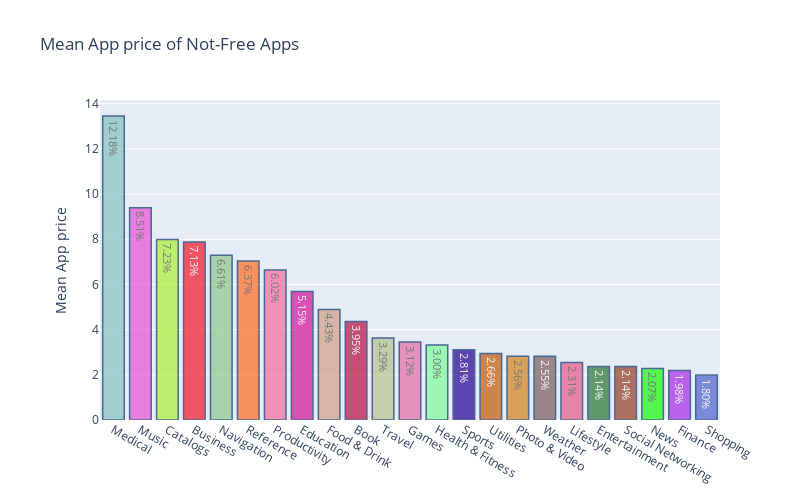

The cell this chart's notebook holds for it:
### Markdown cell above
Medical App is the most expensive, near to 9$.

The Apps (Business, Reference, Music, Productivity, Navigation, Education) have the mean price near to 5$.

### Code cell
cnt_srs = df_app_notfree[['prime_genre', 'price']].groupby('prime_genre').mean()['price'].sort_values(ascending=False)
text = ['{:.2f}%'.format(100 * (value / cnt_srs.sum())) for value in cnt_srs.values]

trace = go.Bar(
    x = cnt_srs.index,
    y = cnt_srs.values,
    text = text,
    marker = dict(
        color = random_color_generator(100),
        line = dict(color='rgb(8, 48, 107)',
                    width = 1.5)
    ),
    opacity = 0.7
)
data = [trace]

layout = go.Layout(
    title = 'Mean App price of Not-Free Apps',
    margin = dict(
        l = 100
    ),
    yaxis = dict(
        title = 'Mean App price'
    ),
    width = 800,
    height = 500
)

fig = go.Figure(data=data, layout=layout)
py.iplot(fig)

### Figure 1 — Plotly figure (JSON) as saved in the notebook; plotly's stock layout.template omitted (floating-point values rounded to 4 significant figures)
{"data": [{"marker": {"color": ["#85C2BE", "#E950D5", "#AAF034", "#F71428", "#8FC889", "#FF6A1C", "#F66B9D", "#D60F97", "#D2A086", "#B90C3E", "#B7C089", "#E26CA5", "#7BFE98", "#200190", "#C45708", "#D38018", "#7B5A59", "#E65988", "#287831", "#943C23", "#18FA09", "#A629EA", "#4E62CE", "#D209DE", "#98EB49", "#742596", "#235ACA", "#3D0C20", "#AB7C94", "#004D07", "#63420D", "#794068", "#B5322F", "#F6F8AE", "#6F47CA", "#107EF6", "#5EE781", "#FEF85F", "#EED9E8", "#3535C4", "#FB8E78", "#0BFB84", "#4DC48C", "#CB36BA", "#EC15B2", "#E97240", "#86C2FC", "#A3F4E7", "#E7838F", "#0A7D48", "#CE7810", "#98896C", "#4A7EE7", "#BF8F90", "#F84E98", "#FDDAB4", "#475689", "#B71A42", "#91A541", "#D23358", "#99A795", "#03847A", "#BA1B26", "#5A6EB0", "#F89BB1", "#BDBCA6", "#1B1FD0", "#571338", "#241F34", "#151C96", "#92B253", "#A62125", "#B88173", "#F6621E", "#600194", "#1A0E5D", "#E69070", "#A92C4B", "#705C2A", "#194551", "#DEC457", "#7DFFB8", "#F43298", "#EF7DBD", "#8C1286", "#E45784", "#F09E02", "#E7D5D1", "#BD2455", "#D537AD", "#1134DA", "#30F23E", "#D01EB3", "#2401EF", "#259C6B", "#B29769", "#034275", "#55DEAD", "#9BDFAD", "#2A229A"], "line": {"color": "rgb(8, 48, 107)", "width": 1.5}}, "opacity": 0.7, "text": ["12.18%", "8.51%", "7.23%", "7.13%", "6.61%", "6.37%", "6.02%", "5.15%", "4.43%", "3.95%", "3.29%", "3.12%", "3.00%", "2.81%", "2.66%", "2.56%", "2.55%", "2.31%", "2.14%", "2.14%", "2.07%", "1.98%", "1.80%"], "type": "bar", "x": ["Medical", "Music", "Catalogs", "Business", "Navigation", "Reference", "Productivity", "Education", "Food & Drink", "Book", "Travel", "Games", "Health & Fitness", "Sports", "Utilities", "Photo & Video", "Weather", "Lifestyle", "Entertainment", "Social Networking", "News", "Finance", "Shopping"], "y": [13.46, 9.398, 7.99, 7.882, 7.298, 7.035, 6.645, 5.685, 4.89, 4.36, 3.63, 3.448, 3.317, 3.104, 2.94, 2.825, 2.819, 2.55, 2.368, 2.365, 2.284, 2.19, 1.99]}], "layout": {"height": 500, "margin": {"l": 100}, "title": {"text": "Mean App price of Not-Free Apps"}, "width": 800, "yaxis": {"title": {"text": "Mean App price"}}}}
